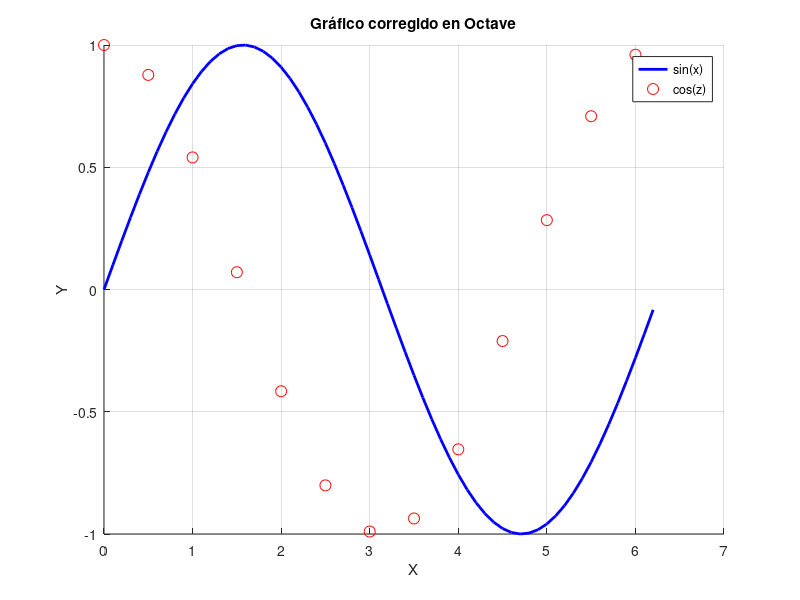

Reproduce this figure in MATLAB.
% Datos de ejemplo
x = 0:0.1:2*pi;
y = sin(x);
z = 0:0.5:2*pi;
pz = cos(z);

% Gráfico corregido
figure;
hold on;
plot(x, y, '-b', 'LineWidth', 2);    % Línea azul continua
plot(z, pz, 'or', 'MarkerSize', 8);  % Círculos rojos
hold off;
grid on;
title('Gráfico corregido en Octave');
xlabel('X');
ylabel('Y');
legend('sin(x)', 'cos(z)');
